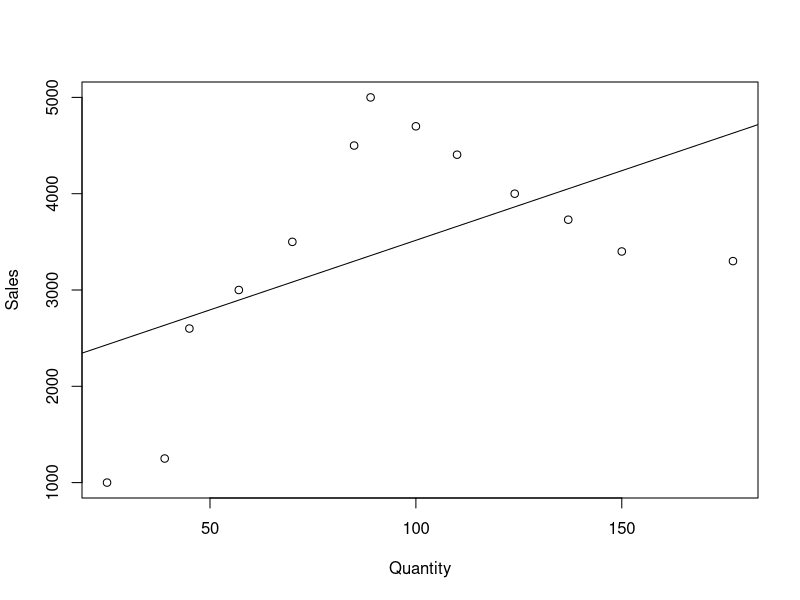
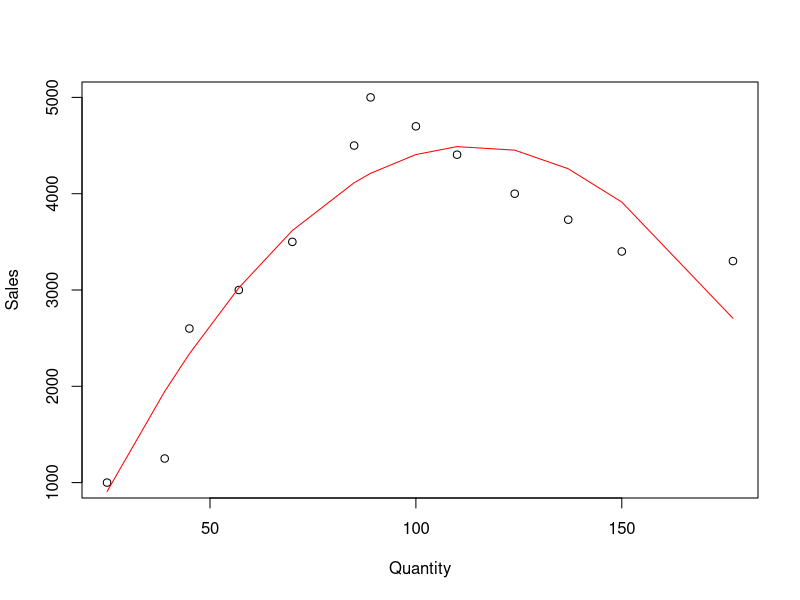
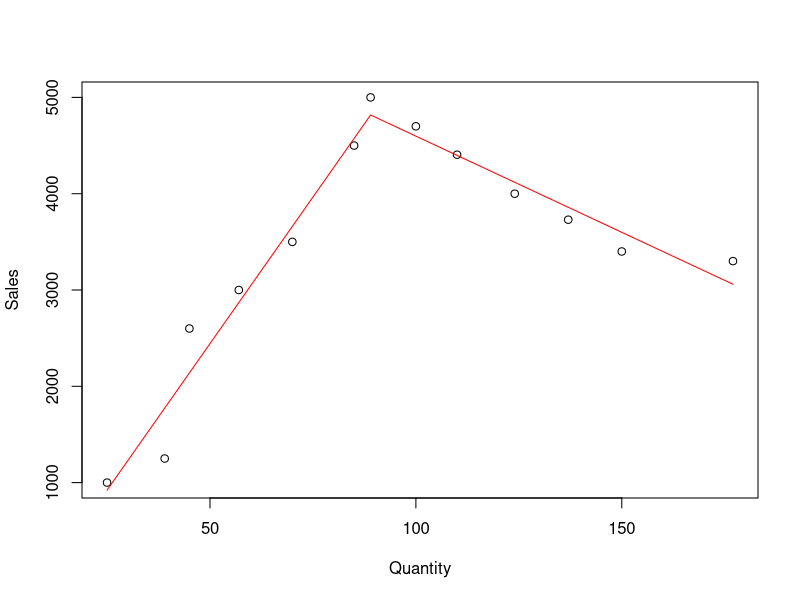

Generate these figures, in order, with R:
Quantity <- c(25,39,45,57,70,85,89,100,110,124,137,150,177)
Sales <- c(1000,1250,2600,3000,3500,4500,5000,4700,4405,4000,3730,3400,3300)
data <- data.frame(Quantity,Sales)
data
plot(data)

#fitting linear
fitlinear<-lm(data$Sales~data$Quantity)
summary(fitlinear)

abline(reg = fitlinear)

#fitting polynomial

fitpoly<-lm(data$Sales~poly(data$Quantity,2)+data$Quantity)
summary(fitpoly)

plot(data)
lines(x = data$Quantity,y = fitpoly$fitted.values,col="red")

#Make Spline :

k<-89 #knot

xk<-data$Quantity-89

d<-ifelse(data$Quantity<89,0,1)

fitspline<-lm(data$Sales~data$Quantity+I(d*xk))
summary(fitspline)

plot(data)
lines(x = data$Quantity,y = fitspline$fitted.values,col="red")
